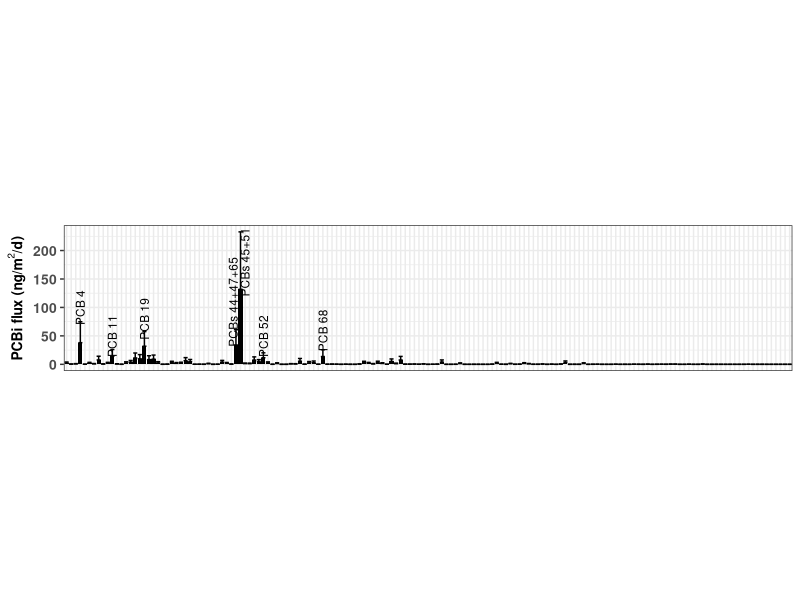

Here is the R script that generated this plot:
# Code to estimate individual PCB fluxes from Portland Harbor
# using 2018 and 2019 water samples
# Air data are not used in these calculations
# Monte Carlo simulation is included

# Packages and libraries needed -------------------------------------------
# Install package
install.packages("ggplot2")

# Load libraries
library(ggplot2)

# Chemical properties -----------------------------------------------------

# Create matrix to storage CP data
cp <- data.frame(matrix(NA, nrow = 159, ncol = 7))

# Add column names
colnames(cp) <- c('Congener', 'MW.PCB', 'nOrtho.Cl', 'H0.mean', 'H0.error',
                  'Kow.mean', 'Kow.error')

# Add PCB names
cp[,1] <- as.factor(c("PCB1", "PCB2", "PCB3", "PCB4", "PCB5", "PCB6", "PCB7", "PCB8",
                      "PCB9", "PCB10", "PCB11", "PCB12+13", "PCB14", "PCB15", "PCB16",
                      "PCB17", "PCB18+30", "PCB19", "PCB20+28", "PCB21+33", "PCB22",
                      "PCB23", "PCB24", "PCB25", "PCB26+29", "PCB27", "PCB31", "PCB32",
                      "PCB34", "PCB35", "PCB36", "PCB37", "PCB38", "PCB39", "PCB40+41+71",
                      "PCB42", "PCB43", "PCB44+47+65", "PCB45+51", "PCB46", "PCB48",
                      "PCB49+69", "PCB50+53", "PCB52", "PCB54", "PCB55", "PCB56", "PCB57",
                      "PCB58", "PCB59+62+75", "PCB60", "PCB61+70+74+76", "PCB63", "PCB64",
                      "PCB66", "PCB67", "PCB68", "PCB72", "PCB73", "PCB77", "PCB78",
                      "PCB79", "PCB80", "PCB81", "PCB82", "PCB83+99", "PCB84",
                      "PCB85+116+117", "PCB86+87+97+108+119+125", "PCB88+91", "PCB89",
                      "PCB90+101+113", "PCB92", "PCB93+95+98+100+102", "PCB94", "PCB96",
                      "PCB103", "PCB104", "PCB105", "PCB106", "PCB107+124", "PCB109",
                      "PCB110+115", "PCB111", "PCB112", "PCB114", "PCB118", "PCB120",
                      "PCB121", "PCB122", "PCB123", "PCB126", "PCB127", "PCB128+166",
                      "PCB129+138+160+163", "PCB130", "PCB131", "PCB132", "PCB133",
                      "PCB134+143", "PCB135+151+154", "PCB136", "PCB137", "PCB139+140",
                      "PCB141", "PCB142", "PCB144", "PCB145", "PCB146", "PCB147+149",
                      "PCB148", "PCB150", "PCB152", "PCB153+168", "PCB155", "PCB156+157",
                      "PCB158", "PCB159", "PCB161", "PCB162", "PCB164", "PCB165", "PCB167",
                      "PCB169", "PCB170", "PCB171+173", "PCB172", "PCB174", "PCB175",
                      "PCB176", "PCB177", "PCB178", "PCB179", "PCB180+193", "PCB181",
                      "PCB182", "PCB183+185", "PCB184", "PCB186", "PCB187", "PCB188",
                      "PCB189", "PCB190", "PCB191", "PCB192", "PCB194", "PCB195", "PCB196",
                      "PCB197+200", "PCB198+199", "PCB201", "PCB202", "PCB203", "PCB204",
                      "PCB205", "PCB206", "PCB207", "PCB208", "PCB209"))

# Add molecular weight
cp[1:3,2] <- c(188.644)
cp[4:14,2] <- c(223.088)
cp[15:34,2] <- c(257.532)
cp[35:64,2] <- c(291.976)
cp[65:93,2] <- c(326.42)
cp[94:124,2] <- c(360.864)
cp[125:145,2] <- c(395.308)
cp[146:155,2] <- c(429.752)
cp[156:158,2] <- c(465.740544)
cp[159,2] <- c(498.64)

# Add ortho Cl of individual PCB congeners
cp[,3] <- c(1,	0,	0,	2,	1,	1,	1,	1,	1,	2,	0,
            0,	0,	0,	2,	2,	2,	3,	1,	1,	1,	1,
            2,	1,	1,	2,	1,	2,	1,	0,	0,	0,	0,
            0,	2,	2,	2,	2,	3,	3,	2,	2,	3,	2,
            4,	1,	1,	1,	1,	2,	1,	1,	1,	2,	1,
            1,	1,	1,	2,	0,	0,	0,	0,	0,	2,	2,
            3,	2,	2,	3,	3,	2,	2,	3,	3,	4,	3,
            4,	1,	2,	1,	2,	2,	1,	2,	1,	1,	1,
            2,	1,	1,	0,	0,	2,	2,	2,	3,	3,	2,
            3,	3,	4,	2,	3,	2,	3,	3,	4,	2,	3,
            3,	4,	4,	2,	4,	1,	2,	1,	2,	1,	2,
            2,	1,	0,	2,	3,	2,	3,	3,	4,	3,	3,
            4,	2,	3,	3,	3,	4,	4,	3,	4,	1,	2,
            2,	2,	1,	3,	3,	4,	3,	4,	4,	3,	4,
            2,	3,	4,	4,	4)

# Add log10 Ho of individual PCB congeners
cp[,4] <- c(-3.526,	-3.544,	-3.562,	-3.483,	-3.622,	-3.486,	-3.424,	-3.518,	-3.49,
            -3.373,	-3.537,	-3.595,	-3.376,	-3.649,	-3.6,	-3.428,	-3.495,	-3.355,
            -3.544,	-3.62,	-3.719,	-3.497,	-3.5,	-3.5,	-3.526,	-3.393,	-3.562,
            -3.407,	-3.375,	-3.3745,	-3.473,	-3.818,	-3.634,	-3.524,	-3.503,
            -3.592,	-3.475,	-3.638,	-3.45,	-3.47,	-3.519,	-3.452,	-3.366,	-3.496,
            -3.242,	-3.739,	-3.82,	-3.568,	-3.602,	-3.517,	-3.816,	-3.694,	-3.615,
            -3.565,	-3.693,	-3.631,	-3.424,	-3.441,	-3.284,	-3.989,	-3.787,	-3.705,
            -3.426,	-3.844,	-3.835,	-3.603,	-3.6,	-3.716,	-3.736,	-3.461,	-3.526,
            -3.61,	-3.585,	-3.523,	-3.407,	-3.387,	-3.298,	-3.13,	-4.003,	-3.783,
            -3.768,	-3.55,	-3.707,	-3.574,	-3.574,	-3.845,	-3.901,	-3.61,	-3.253,
            -3.901,	-3.759,	-4.087,	-3.807,	-3.984,	-3.886,	-3.817,	-3.616,	-3.693,
            -3.691,	-3.639,	-3.548,	-3.492,	-3.731,	-3.483,	-3.76,	-3.502,	-3.529,
            -3.328,	-3.727,	-3.625,	-3.367,	-3.296,	-3.369,	-3.783,	-3.075,	-4.053,
            -3.782,	-3.808,	-3.545,	-3.881,	-3.754,	-3.56,	-3.959,	-4.186,	-4.059,
            -3.763,	-3.924,	-3.772,	-3.651,	-3.527,	-3.787,	-3.671,	-3.56,	-3.969,
            -3.638,	-3.59,	-3.696,	-3.339,	-3.434,	-3.693,	-3.353,	-3.177,	-3.95,
            -3.876,	-3.718,	-4.174,	-3.926,	-3.884,	-3.619,	-3.644,	-3.884,	-3.651,
            -3.853,	-3.463,	-4.059,	-4.059,	-3.772,	-3.777,	-3.948)

# Add Ho error
cp[,5] <- c(0.662)

# Add log10 Kow of individual PCB congeners
cp[,6] <- c(4.46,	4.69,	4.69,	4.65,	4.97,	5.06,	5.07,	5.07,	5.06,
            4.84,	5.28,	5.29,	5.28,	5.3,	5.16,	5.25,	5.24,	5.02,
            5.67,	5.6,	5.58,	5.57,	5.35,	5.67,	5.66,	5.44,	5.67,
            5.44,	5.66,	5.82,	5.88,	5.83,	5.76,	5.89,	5.98,	5.76,
            5.75,	5.75,	5.53,	5.53,	5.78,	5.85,	5.62,	5.84,	5.21,
            6.11,	6.11,	6.17,	6.17,	5.95,	6.11,	6.2,	6.17,	5.95,
            6.2,	6.2,	6.26,	6.26,	6.04,	6.36,	6.35,	6.42,	6.48,
            6.36,	6.2,	6.39,	6.04,	6.3,	6.29,	6.13,	6.07,	6.38,
            6.35,	6.13,	6.13,	5.71,	6.22,	5.81,	6.65,	6.64,	6.73,
            6.48,	6.48,	6.76,	6.45,	6.65,	6.74,	6.79,	6.64,	6.64,
            6.74,	6.89,	6.95,	6.74,	6.83,	6.8,	6.58,	6.58,	6.86,
            6.55,	6.64,	6.22,	6.83,	6.67,	6.82,	6.51,	6.67,	6.25,
            6.89,	6.67,	6.73,	6.32,	6.22,	6.92,	6.41,	7.18,	7.02,
            7.24,	7.08,	7.24,	7.02,	7.05,	7.27,	7.42,	7.27,	7.11,
            7.33,	7.11,	7.17,	6.76,	7.08,	7.14,	6.73,	7.36,	7.11,
            7.2,	7.2,	6.85,	6.69,	7.17,	6.82,	7.71,	7.46,	7.55,
            7.52,	7.8,	7.56,	7.65,	7.27,	7.2,	7.62,	7.24,	7.65,
            7.3,	8,	8.09,	7.74,	7.71,	8.18)

# Add Kow error
cp[,7] <- c(0.32)

# Update names
Congener <- cp$Congener
MW.PCB <- cp$MW.PCB
nOrtho.Cl <- cp$nOrtho.Cl
H0.mean <- cp$H0.mean
H0.error <- cp$H0.error
Kow.mean <- cp$Kow.mean
Kow.error <- cp$Kow.error

# Water concentrations ----------------------------------------------------

# Read water concentrations
wc.raw <- read.csv("WaterConcentrationV02.csv")
# Different approaches to use the data
# Prepare data [pg/L] = [ng/m3]
wc.1 <- subset(wc.raw, select = -c(SampleID:Units))
wc.2 <- cbind(wc.raw$LocationID, wc.1)
colnames(wc.2)[1] <- "LocationID"
# (1) All samples
# (i) Mean and standard deviation
wc.ave <- sapply(wc.1, mean, na.rm = TRUE)
wc.sd <- sapply(wc.1, sd, na.rm = TRUE)
wc.3 <- data.frame(t(rbind(wc.ave, wc.sd)))
C.PCB.water.mean <- wc.3$wc.ave
C.PCB.water.sd <- wc.3$wc.sd
# (ii) Geometric mean and geometric standard deviation
# Log 10 individual PCBs
wc.log <- log10(wc.1)
wc.gm <- exp(sapply(wc.log, mean, na.rm = TRUE))
wc.gsd <- exp(sapply(wc.log, sd, na.rm = TRUE))
wc.4 <- data.frame(t(rbind(wc.gm, wc.gsd)))
C.PCB.water.gm <- wc.4$wc.gm
C.PCB.water.gsd <- wc.4$wc.gsd
# (2) Specific site
# Selected site
wc.POH001 <- wc.2[wc.2$LocationID == 'WCPCB_OR-POH001', ]
wc.POH002 <- wc.2[wc.2$LocationID == 'WCPCB_OR-POH002', ]
wc.POH003 <- wc.2[wc.2$LocationID == 'WCPCB_OR-POH003', ]
wc.POH004 <- wc.2[wc.2$LocationID == 'WCPCB_OR-POH004', ]
wc.POH005 <- wc.2[wc.2$LocationID == 'WCPCB_OR-POH005', ]
wc.POH006 <- wc.2[wc.2$LocationID == 'WCPCB_OR-POH006', ]
wc.POH007 <- wc.2[wc.2$LocationID == 'WCPCB_OR-POH007', ]
# Calculate mean and sd for each site
# WCPCB_OR-POH001
wc.POH001.ave <- sapply(wc.POH001[, 2:160], mean, na.rm = TRUE)
wc.POH001.sd <- sapply(wc.POH001[, 2:160], sd, na.rm = TRUE)
wc.POH001.2 <- data.frame(t(rbind(wc.POH001.ave, wc.POH001.sd)))
C.PCB.water.POH001.mean <- wc.POH001.2$wc.POH001.ave
C.PCB.water.POH001.sd <- wc.POH001.2$wc.POH001.sd
# WCPCB_OR-POH002
wc.POH002.ave <- sapply(wc.POH002[, 2:160], mean, na.rm = TRUE)
wc.POH002.sd <- sapply(wc.POH002[, 2:160], sd, na.rm = TRUE)
wc.POH002.2 <- data.frame(t(rbind(wc.POH002.ave, wc.POH002.sd)))
C.PCB.water.POH002.mean <- wc.POH002.2$wc.POH002.ave
C.PCB.water.POH002.sd <- wc.POH002.2$wc.POH002.sd
# WCPCB_OR-POH003
wc.POH003.ave <- sapply(wc.POH003[, 2:160], mean, na.rm = TRUE)
wc.POH003.sd <- sapply(wc.POH003[, 2:160], sd, na.rm = TRUE)
wc.POH003.2 <- data.frame(t(rbind(wc.POH003.ave, wc.POH003.sd)))
C.PCB.water.POH003.mean <- wc.POH003.2$wc.POH003.ave
C.PCB.water.POH003.sd <- wc.POH003.2$wc.POH003.sd
# WCPCB_OR-POH004
wc.POH004.ave <- sapply(wc.POH004[, 2:160], mean, na.rm = TRUE)
wc.POH004.sd <- sapply(wc.POH004[, 2:160], sd, na.rm = TRUE)
wc.POH004.2 <- data.frame(t(rbind(wc.POH004.ave, wc.POH004.sd)))
C.PCB.water.POH004.mean <- wc.POH004.2$wc.POH004.ave
C.PCB.water.POH004.sd <- wc.POH004.2$wc.POH004.sd
# WCPCB_OR-POH005
wc.POH005.ave <- sapply(wc.POH005[, 2:160], mean, na.rm = TRUE)
wc.POH005.sd <- sapply(wc.POH005[, 2:160], sd, na.rm = TRUE)
wc.POH005.2 <- data.frame(t(rbind(wc.POH005.ave, wc.POH005.sd)))
C.PCB.water.POH005.mean <- wc.POH005.2$wc.POH005.ave
C.PCB.water.POH005.sd <- wc.POH005.2$wc.POH005.sd
# WCPCB_OR-POH006
wc.POH006.ave <- sapply(wc.POH006[, 2:160], mean, na.rm = TRUE)
wc.POH006.sd <- sapply(wc.POH006[, 2:160], sd, na.rm = TRUE)
wc.POH006.2 <- data.frame(t(rbind(wc.POH006.ave, wc.POH006.sd)))
C.PCB.water.POH006.mean <- wc.POH006.2$wc.POH006.ave
C.PCB.water.POH006.sd <- wc.POH006.2$wc.POH006.sd
# WCPCB_OR-POH007
wc.POH007.ave <- sapply(wc.POH007[, 2:160], mean, na.rm = TRUE)
wc.POH007.sd <- sapply(wc.POH007[, 2:160], sd, na.rm = TRUE)
wc.POH007.2 <- data.frame(t(rbind(wc.POH007.ave, wc.POH007.sd)))
C.PCB.water.POH007.mean <- wc.POH007.2$wc.POH007.ave
C.PCB.water.POH007.sd <- wc.POH007.2$wc.POH007.sd

# (3) Average of the three highest samples
# WCPCB_OR-POH003 8/22/18, WCPCB_OR-POH004 8/21/18 &
# WCPCB_OR-POH005 8/23/18
wc.hi <- wc.2[c(7, 10, 13), 2:160]
C.PCB.water.hi.ave <- sapply(wc.hi, mean)
C.PCB.water.hi.sd <- sapply(wc.hi, sd)

# Select water concentration to be used
C.PCB.water.ave <- C.PCB.water.hi.ave
C.PCB.water.error <- C.PCB.water.hi.sd

# Meteorological data -----------------------------------------------------

# Meteorological data
# 2018-08
tair.mean <- 21.3 # C, data from NOAA
tair.error <- 5.27 # C, data from NOAA
twater.mean <- 23.24 # C, data from USGS
twater.error <- 1.29 # C, data from USGS
u.mean <- 2.35 # m/s, data from NOAA
u.error <- 1.58 # m/s, data from NOAA
# Transfor u @6.7 m to @10 m
u10.mean <- (10.4/(log(6.7) + 8.1))*u.mean
u10.error <- (10.4/(log(6.7) + 8.1))*u.error 
P.mean <- 1016 # mbars, data from NOAA
P.error <- 3.23 # mbars, data from NOAA

# Flux calculations -------------------------------------------------------

# Flux function
final.result = function(MW.PCB, H0.mean, H0.error, 
         C.PCB.water.ave, C.PCB.water.error, nOrtho.Cl,
         Kow.mean, Kow.error) {
# fixed parameters

R <- 8.3144 # [Pa m3/K/mol]
T <- 298.15 # [K]

F.PCB.aw <- NULL
# number of replicates for Monte Carlo simulation
for (replication in 1:1000) {

# Random parameters
# Parameters for calculating Delta Uaw
a <- rnorm(1, 0.085, 0.007)
b <- rnorm(1, 1, 0.5)
c <- rnorm(1, 32.7, 1.6)
# Parameter for calculating Delta Uoa
a2 <- rnorm(1, 0.13, 0.02) 
b2 <- rnorm(1, 2.9, 1.2)
c2 <- rnorm(1, 47.8, 4.3)
# Henry's law constant [Pa m3/mol]
H0 <- rnorm(1, H0.mean, H0.error)
# Octanol-water partition coefficient [Lwater/Loctanol]
Kow <- rnorm(1, Kow.mean, Kow.error) 
# PCB water concentration [pg/L] = [ng/m3]
# Concentrations can be changed
C.PCB.water <- abs(rnorm(1, C.PCB.water.ave, C.PCB.water.error)) # [pg/L]
# DOC [mg/L] (Spencer et al 2012)
DOC <- abs(rnorm(1, 2, 0.3))
# Water temperature [C]
T.water <- rnorm(1, twater.mean, twater.error)
# Air temperature [C]
T.air <- rnorm(1, tair.mean, tair.error)
# atmospheric pressure [mbar]
P <- rnorm(1, P.mean, P.error)
# Wind speed @10 m [m/s]
u <- abs(rnorm(1, u10.mean, u10.error))

# Computed values
# Henry's law constant (HLC) corrections
# PCB internal energy for the transfer of water to air transfer
DeltaUaw <- (a*MW.PCB-b*nOrtho.Cl+c)*1000 # [J/mol]
# Transform HLC to K
K <- 10^(H0)*101325/(R*T) # [Lwater/Lair]
# Correct K using water temperature
K.air.water <- K*exp(-(DeltaUaw/R)*(1/(T.water + 273.15) - 1/T)) # [Lwater/Lair]
# Final K (corrected by air and water temperature)
K.final <- K.air.water*(T.water + 273.15)/(T.air + 273.15) # [Lwater/Lair]

# KDOC calculation and correction
# PCB internal energy for the transfer of octanol-air
DeltaUoa <- (-a2*MW.PCB+b2*nOrtho.Cl-c2)*1000 # [J/mol]
# PCB internal energy for the transfer of octanol-water
DeltaUow <- DeltaUoa + DeltaUaw # [J/mol]
# Octanol-water partition coefficient corrected by water temperature
Kow.water.t <- 10^(Kow)*exp(-(DeltaUow/R)*(1/(T.water + 273.15)-1/T)) # [Loctanol/Lwater]
# DOC-water partition coefficient
Kdoc.t <- 0.06*Kow.water.t # [Lwater/kgdoc]

# Freely dissolved water concentration calculations
C.PCB.water.f <- C.PCB.water/(1 + Kdoc.t*DOC/1000^2) # [ng/m3]

# Air-water mass transfer calculations
# (1) Air side mass transfer calculations
# Water diffusivity in air corrected by air
# temperature and atmospheric pressure
D.water.air <- (10^(-3)*1013.25*((273.15+T.air)^1.75*((1/28.97) +
                (1/18.0152))^(0.5))/P/(20.1^(1/3) + 9.5^(1/3))^2) # [cm2/s]
# PCB diffusivity in air
D.PCB.air <- D.water.air*(MW.PCB/18.0152)^(-0.5) # [cm2/s]
# Water vapor exchange velocity in air (from eq. 20-15)
V.water.air <- 0.2*u + 0.3 # u @10 meter [cm/s]
# Air side mass transfer
V.PCB.air <- V.water.air*(D.PCB.air/D.water.air)^(2/3) # [cm/s]

# (2) Water side mass transfer calculations
# Dynamic viscosity of water at water temperature [kg/m/s]
visc.water <- 10^(-4.5318-220.57/(149.39 - (273.15 + T.water)))
# Water density corrected at water temperature [kg/m3]
dens.water <- (999.83952+16.945176*T.water - 7.9870401*10^-3*T.water^2
               - 46.170461*10^-6*3 + 105.56302*10^-9*T.water^4 -
                 280.54253*10^-12*T.water^5)/(1 + 16.87985*10^-3*T.water)
# Kinematic viscosity of water
v.water <- visc.water/dens.water*100^2 # [cm2/s]
# CO2 diffusivity in water at water temperature
diff.co2 <- 0.05019*exp(-19.51*1000/(273.15 + T.water)/R) # [cm2/s]
# PCB diffusivity in water 
D.PCB.water <- diff.co2*(MW.PCB/44.0094)^(-0.5) # [cm2/s]
# PCB Schmidt number in water []
Sc.PCB.water <- v.water/D.PCB.water
# CO2 Schmidt number in water
Sc.co2.water <- v.water/diff.co2
# k600 calculations, u in [m/s], k600 originally [cm/h]
# from Alin et al., 2011
k600 <- (4.46 + 7.11*u)/60/60 # [cm/s]
# Water side mass transfer (from eq. 20-24)
if(u > 5){
  V.PCB.water <- k600*(Sc.PCB.water/Sc.co2.water)^(-0.5)  
} else {
  V.PCB.water <- k600*(Sc.PCB.water/Sc.co2.water)^(-2/3)
} # [cm/s]

# Air-water mass transfer
mtc.PCB <- ((1/V.PCB.water+1/(V.PCB.air*K.final)))^(-1) # [cm/s]
# Flux calculations
F.PCB.aw <- c(F.PCB.aw, mtc.PCB*(C.PCB.water.f)*(60*60*24)/100) # [ng/m2/d]

}

mmm <-mean(F.PCB.aw) #ng/m2/day
sss <- sd(F.PCB.aw) #ng/m2/day
q2.5 <- quantile(F.PCB.aw, 0.025, na.rm = TRUE)
q97.5 <- quantile(F.PCB.aw, 0.975, na.rm = TRUE)

c(mmm, sss, q2.5, q97.5)

}

# Final calculations ------------------------------------------------------

Num.Congener <- length(Congener)

result <- NULL
for (i in 1:Num.Congener) {
	result <- rbind(result, final.result(MW.PCB[i], H0.mean[i], H0.error[i], 
         C.PCB.water.ave[i], C.PCB.water.error[i], nOrtho.Cl[i],
         Kow.mean[i], Kow.error[i]))
}

# Compiling results
final.result = data.frame(Congener, result)
names(final.result) = c("Congener", "Mean (ng/m2/d)",
                        "Std (ng/m2/d)", "2.5%CL (ng/m2/d)",
                        "97.5%CL (ng/m2/d)")

# Select individual PCB fluxes --------------------------------------------
# Select individual congeners
# PCB4
print(final.result[4,])
# PCB11
print(final.result[11,])
# PCB44+47+65
print(final.result[38,])
# PCB45+51
print(final.result[39,])
# PCB68
print(final.result[57,])

# Plot fluxes -------------------------------------------------------------
final.result$Congener <- as.character(final.result$Congener)
#Then turn it back into a factor with the levels in the correct order
final.result$Congener <- factor(final.result$Congener,
                            levels = unique(final.result$Congener))

ggplot(final.result, aes(x = Congener, y = `Mean (ng/m2/d)`)) +
  geom_bar(position = position_dodge(), stat = "identity",
           fill = "black") +
  geom_errorbar(aes(ymin = `Mean (ng/m2/d)`,
                    ymax = (`Mean (ng/m2/d)` + `Std (ng/m2/d)`)),
                width = 0.9, position = position_dodge(0.9)) +
  xlab("") +
  theme_bw() +
  theme(aspect.ratio = 5/25) +
  ylab(expression(bold("PCBi flux (ng/m"^2*"/d)"))) +
  theme(axis.text.y = element_text(face = "bold", size = 10),
        axis.title.y = element_text(face = "bold", size = 10)) +
  theme(axis.title.x=element_blank(),
        axis.text.x=element_blank(),
        axis.ticks.x=element_blank()) +
  annotate("text", x = 4, y = 100, label = "PCB 4", size = 3,
           fontface = 1, angle = 90) +
  annotate("text", x = 11, y = 50, label = "PCB 11", size = 3,
           fontface = 1, angle = 90) +
  annotate("text", x = 18, y = 80, label = "PCB 19",
           size = 3, fontface = 1, angle = 90) +
  annotate("text", x = 37.4, y = 110, label = "PCBs 44+47+65",
           size = 3, fontface = 1, angle = 90) +
  annotate("text", x = 40, y = 180, label = "PCBs 45+51",
           size = 3, fontface = 1, angle = 90) +
  annotate("text", x = 44, y = 50, label = "PCB 52",
           size = 3, fontface = 1, angle = 90) +
  annotate("text", x = 57, y = 60, label = "PCB 68",
           size = 3, fontface = 1, angle = 90)


